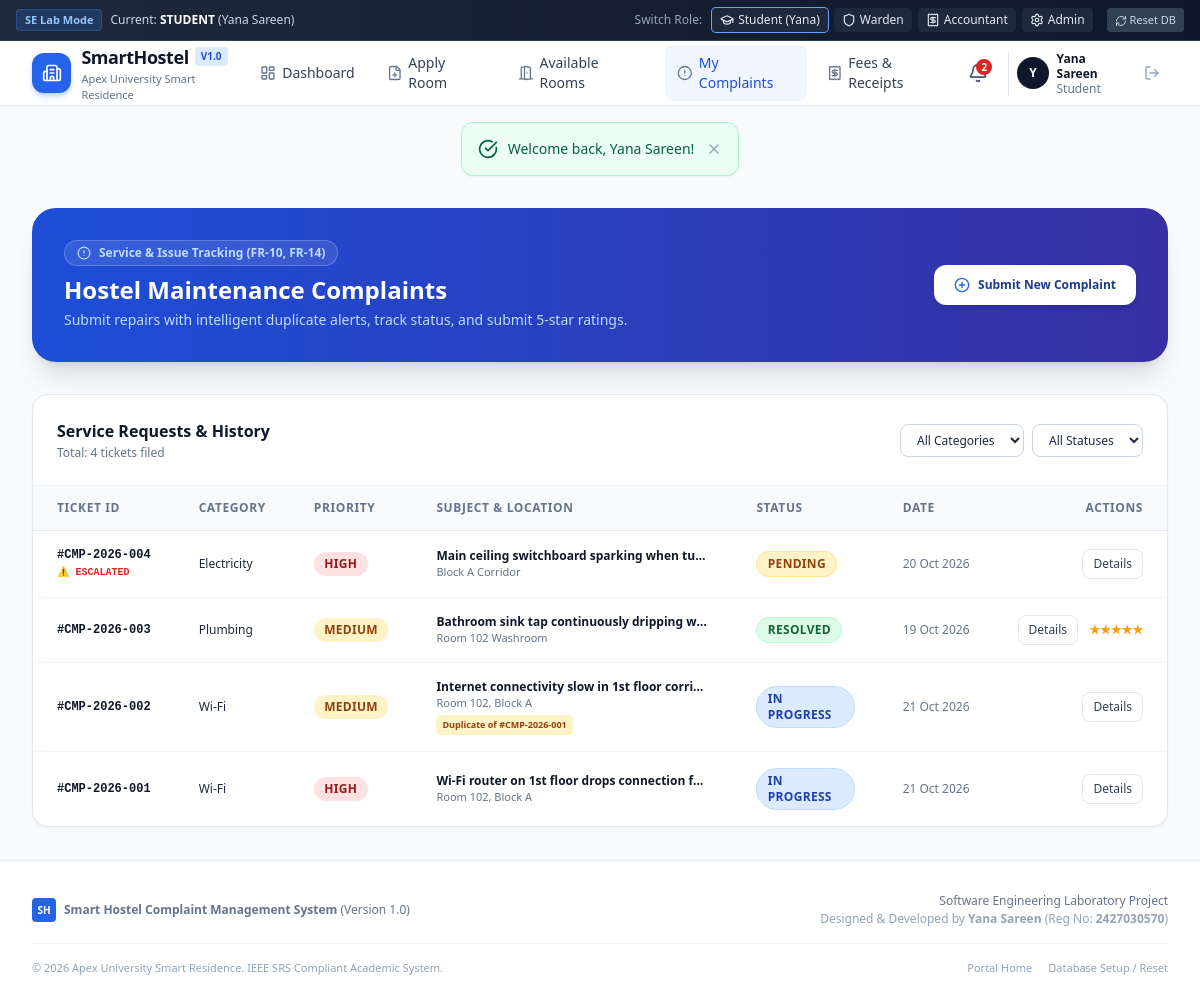
Page /my_complaints.php (signed in) on the committed database.
### tables this page shows
CREATE TABLE `complaints` (
  `id` INT AUTO_INCREMENT PRIMARY KEY,
  `ticket_id` VARCHAR(30) NOT NULL UNIQUE,
  `student_id` INT NOT NULL,
  `room_id` INT DEFAULT NULL,
  `location_details` VARCHAR(150) DEFAULT NULL,
  `category` ENUM('Electricity', 'Plumbing', 'Wi-Fi', 'Cleaning', 'Furniture', 'Other') NOT NULL,
  `priority` ENUM('High', 'Medium', 'Low') NOT NULL DEFAULT 'Medium',
  `title` VARCHAR(150) NOT NULL,
  `description` TEXT NOT NULL,
  `status` ENUM('Pending', 'In Progress', 'Resolved') NOT NULL DEFAULT 'Pending',
  `is_escalated` TINYINT(1) NOT NULL DEFAULT 0,
  `parent_duplicate_id` INT DEFAULT NULL,
  `assigned_staff_id` INT DEFAULT NULL,
  `staff_notes` TEXT DEFAULT NULL,
  `resolved_at` DATETIME DEFAULT NULL,
  `created_at` DATETIME DEFAULT CURRENT_TIMESTAMP,
  FOREIGN KEY (`student_id`) REFERENCES `students`(`id`) ON DELETE CASCADE,
  FOREIGN KEY (`room_id`) REFERENCES `rooms`(`id`) ON DELETE SET NULL,
  FOREIGN KEY (`assigned_staff_id`) REFERENCES `users`(`id`) ON DELETE SET NULL
);

CREATE TABLE `complaint_feedback` (
  `id` INT AUTO_INCREMENT PRIMARY KEY,
  `complaint_id` INT NOT NULL UNIQUE,
  `student_id` INT NOT NULL,
  `rating` INT NOT NULL CHECK (`rating` >= 1 AND `rating` <= 5),
  `comment` TEXT DEFAULT NULL,
  `created_at` DATETIME DEFAULT CURRENT_TIMESTAMP,
  FOREIGN KEY (`complaint_id`) REFERENCES `complaints`(`id`) ON DELETE CASCADE,
  FOREIGN KEY (`student_id`) REFERENCES `students`(`id`) ON DELETE CASCADE
);

### my_complaints.php (the view, shortened to what this page needs)
<?php
$db = get_db();
$user_id = current_user_id();
$stmt = $db->prepare("SELECT s.*, r.room_number, r.block FROM students s LEFT JOIN rooms r ON s.room_id = r.id WHERE s.user_id = ?");
$stmt->execute([$user_id]);
$student = $stmt->fetch();
$student_id = $student['id'];
$sql = "SELECT c.*, cf.rating, cf.comment as feedback_comment, p.ticket_id as parent_ticket_id
        FROM complaints c
        LEFT JOIN complaint_feedback cf ON c.id = cf.complaint_id
        LEFT JOIN complaints p ON c.parent_duplicate_id = p.id
        WHERE c.student_id = ? ";
$params = [$student_id];
$sql .= " ORDER BY c.id DESC";
$stmt = $db->prepare($sql);
$stmt->execute($params);
$my_complaints = $stmt->fetchAll();
require_once __DIR__ . '/includes/header.php';
require_once __DIR__ . '/includes/navbar.php';
?>
<div class="max-w-7xl mx-auto px-4 sm:px-6 lg:px-8 py-8 space-y-8">
    <div class="bg-gradient-to-r from-blue-700 to-indigo-800 rounded-3xl p-6 sm:p-8 text-white shadow-xl flex flex-col sm:flex-row sm:items-center justify-between gap-4">
        <div>
            <div class="inline-flex items-center gap-2 px-3 py-1 rounded-full text-xs font-semibold bg-white/10 text-blue-200 border border-white/20 mb-2">
                <i data-lucide="alert-circle" class="w-3.5 h-3.5"></i> Service & Issue Tracking (FR-10, FR-14)
            </div>
            <h1 class="text-2xl font-black">Hostel Maintenance Complaints</h1>
            <p class="text-xs sm:text-sm text-blue-200 mt-1">Submit repairs with intelligent duplicate alerts, track status, and submit 5-star ratings.</p>
        </div>
        <button onclick="openModal('newComplaintModal')" class="px-5 py-3 rounded-xl bg-white text-blue-900 hover:bg-blue-50 font-bold text-xs shadow-md transition flex items-center gap-2 flex-shrink-0">
            <i data-lucide="plus-circle" class="w-4 h-4 text-blue-600"></i> Submit New Complaint
        </button>
    </div>
    <div class="bg-white rounded-2xl border border-slate-200 shadow-sm overflow-hidden">
        <div class="p-6 border-b border-slate-100 flex flex-col sm:flex-row sm:items-center justify-between gap-4">
            <div>
                <h3 class="font-bold text-slate-900 text-base">Service Requests & History</h3>
                <p class="text-xs text-slate-500 mt-0.5">Total: <?= count($my_complaints) ?> tickets filed</p>
            </div>
            <form method="GET" action="my_complaints.php" class="flex flex-wrap items-center gap-2 text-xs">
                <select name="cat" onchange="this.form.submit()" class="px-3 py-1.5 rounded-lg border border-slate-300 bg-white">
                    <option value="">All Categories</option>
                </select>
                <select name="status" onchange="this.form.submit()" class="px-3 py-1.5 rounded-lg border border-slate-300 bg-white">
                    <option value="">All Statuses</option>
                </select>
            </form>
        </div>
        <?php if (!empty($my_complaints)): ?>
            <div class="overflow-x-auto">
                <table class="w-full text-left text-xs text-slate-600">
                    <thead class="bg-slate-50 text-slate-500 uppercase tracking-wider font-semibold border-b border-slate-200">
                        <tr>
                            <th class="px-6 py-3.5">Ticket ID</th>
                            <th class="px-6 py-3.5">Category</th>
                            <th class="px-6 py-3.5">Priority</th>
                            <th class="px-6 py-3.5">Subject & Location</th>
                            <th class="px-6 py-3.5">Status</th>
                            <th class="px-6 py-3.5">Date</th>
                            <th class="px-6 py-3.5 text-right">Actions</th>
                        </tr>
                    </thead>
                    <tbody class="divide-y divide-slate-100">
                        <?php foreach ($my_complaints as $c): ?>
                            <tr class="hover:bg-slate-50/80 transition">
                                <td class="px-6 py-4 font-mono font-bold text-slate-900 whitespace-nowrap">
                                    #<?= htmlspecialchars($c['ticket_id']) ?>
                                    <?php if ($c['is_escalated']): ?>
                                        <span class="block text-[10px] text-red-600 font-bold mt-0.5">⚠️ ESCALATED</span>
                                    <?php endif; ?>
                                </td>
                                <td class="px-6 py-4">
                                    <span class="font-medium text-slate-800"><?= htmlspecialchars($c['category']) ?></span>
                                </td>
                                <td class="px-6 py-4">
                                    <span class="badge-status <?= $c['priority'] === 'High' ? 'badge-high' : ($c['priority'] === 'Medium' ? 'badge-medium' : 'badge-low') ?>">
                                        <?= htmlspecialchars($c['priority']) ?>
                                    </span>
                                </td>
                                <td class="px-6 py-4 max-w-xs">
                                    <p class="font-semibold text-slate-900 truncate"><?= htmlspecialchars($c['title']) ?></p>
                                    <p class="text-[11px] text-slate-500 truncate"><?= htmlspecialchars($c['location_details'] ?: 'Room ' . $student['room_number']) ?></p>
                                    <?php if ($c['parent_duplicate_id']): ?>
                                        <span class="inline-block px-1.5 py-0.5 text-[9px] bg-amber-100 text-amber-800 rounded font-semibold mt-1">
                                            Duplicate of #<?= htmlspecialchars($c['parent_ticket_id'] ?? 'Parent') ?>
                                        </span>
                                    <?php endif; ?>
                                </td>
                                <td class="px-6 py-4">
                                    <span class="badge-status <?= $c['status'] === 'Resolved' ? 'badge-resolved' : ($c['status'] === 'In Progress' ? 'badge-progress' : 'badge-pending') ?>">
                                        <?= htmlspecialchars($c['status']) ?>
                                    </span>
                                </td>
                                <td class="px-6 py-4 text-slate-500 whitespace-nowrap">
                                    <?= date('d M Y', strtotime($c['created_at'])) ?>
                                </td>
                                <td class="px-6 py-4 text-right space-x-2 whitespace-nowrap">
                                    <button onclick="openModal('viewTicketModal_<?= $c['id'] ?>')" class="px-2.5 py-1.5 rounded-lg border border-slate-200 hover:bg-slate-100 text-slate-700 transition">
                                        Details
                                    </button>
                                    <?php if ($c['status'] === 'Resolved'): ?>
                                        <?php if ($c['rating']): ?>
                                            <span class="inline-flex items-center text-amber-500 font-bold" title="<?= htmlspecialchars($c['feedback_comment']) ?>">
                                                <?= str_repeat('★', $c['rating']) ?>
                                            </span>
                                        <?php else: ?>
                                            <button onclick="openModal('feedbackModal_<?= $c['id'] ?>')" class="px-2.5 py-1.5 rounded-lg bg-amber-500 hover:bg-amber-600 text-white font-semibold transition">
                                                ★ Rate Resolution
                                            </button>
                                        <?php endif; ?>
                                    <?php endif; ?>
                                </td>
                            </tr>
                        <?php endforeach; ?>
                    </tbody>
                </table>
            </div>
        <?php else: ?>
            <div class="p-12 text-center text-xs text-slate-500">
                No complaints recorded. Click "Submit New Complaint" to file a maintenance issue.
            </div>
        <?php endif; ?>
    </div>
</div>
<?php require_once __DIR__ . '/includes/footer.php'; ?>

### assets/css/styles.css (style rules this page uses)
:root { --primary: #2563eb; --primary-hover: #1d4ed8; --primary-light: #eff6ff; --secondary: #475569; --success: #16a34a; --warning: #f59e0b; --danger: #dc2626; --dark: #0f172a; --card-bg: #ffffff; --border-color: #e2e8f0; }
body { font-family: -apple-system, BlinkMacSystemFont, "Segoe UI", Roboto, "Helvetica Neue", Arial, sans-serif; background-color: #f8fafc; color: #1e293b; min-height: 100vh; display: flex; flex-direction: column; }
.badge-status { display: inline-flex; align-items: center; padding: 0.25rem 0.65rem; border-radius: 9999px; font-size: 0.75rem; font-weight: 600; letter-spacing: 0.025em; text-transform: uppercase; }
.badge-pending { background-color: #fef3c7; color: #92400e; border: 1px solid #fde68a; }
.badge-progress { background-color: #dbeafe; color: #1e40af; border: 1px solid #bfdbfe; }
.badge-resolved { background-color: #dcfce7; color: #166534; border: 1px solid #bbf7d0; }
.badge-high { background-color: #fee2e2; color: #991b1b; }
.badge-medium { background-color: #fef3c7; color: #92400e; }

### rows in the picture
complaints: ticket "CMP-2026-004", is_escalated "⚠️ ESCALATED", category "Electricity", priority "HIGH", title "Main ceiling switchboard sparking when tu…", location_details "Block A Corridor", status "PENDING", created_at "20 Oct 2026"
complaint_feedback: complaint.ticket_id "CMP-2026-003", complaint.category "Plumbing", complaint.priority "MEDIUM", complaint.title "Bathroom sink tap continuously dripping w…", complaint.location_details "Room 102 Washroom", complaint.status "RESOLVED", complaint.created_at "19 Oct 2026", rating "★★★★★"
complaints: ticket "CMP-2026-002", category "Wi-Fi", priority "MEDIUM", title "Internet connectivity slow in 1st floor corri…", location_details "Room 102, Block A", complaints.ticket_id "CMP-2026-001", status "IN PROGRESS", created_at "21 Oct 2026"
complaints: ticket "CMP-2026-001", category "Wi-Fi", priority "HIGH", title "Wi-Fi router on 1st floor drops connection f…", location_details "Room 102, Block A", status "IN PROGRESS", created_at "21 Oct 2026"

### other values in the picture
$current_role "STUDENT"
$user['name'] "Yana Sareen"
$unread_notifs "2"
substr($user['name'] ?? 'U', 0, 1) "Y"
$role "Student"
$flash['message'] "Welcome back, Yana Sareen!"
count($my_complaints) "4"
APP_NAME "Smart Hostel Complaint Management System"
APP_VERSION "1.0"
HOSTEL_NAME "Apex University Smart Residence"
